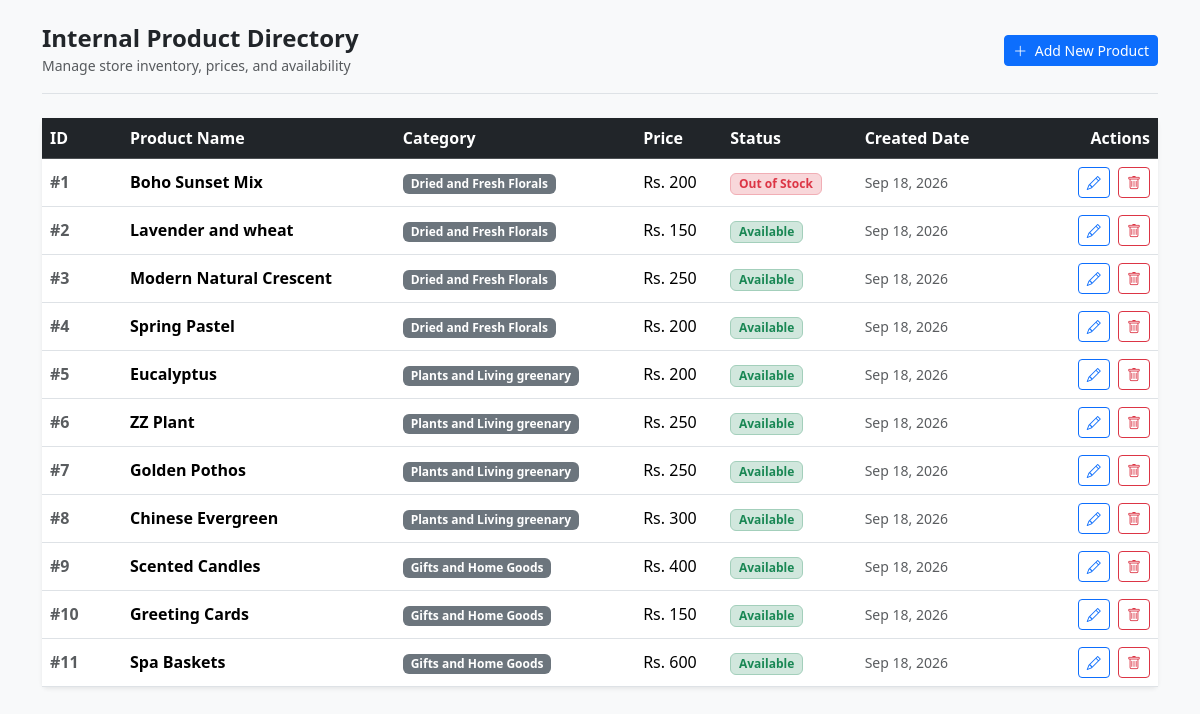
The app's page /florashop/products_details/list/ (signed in), older data.
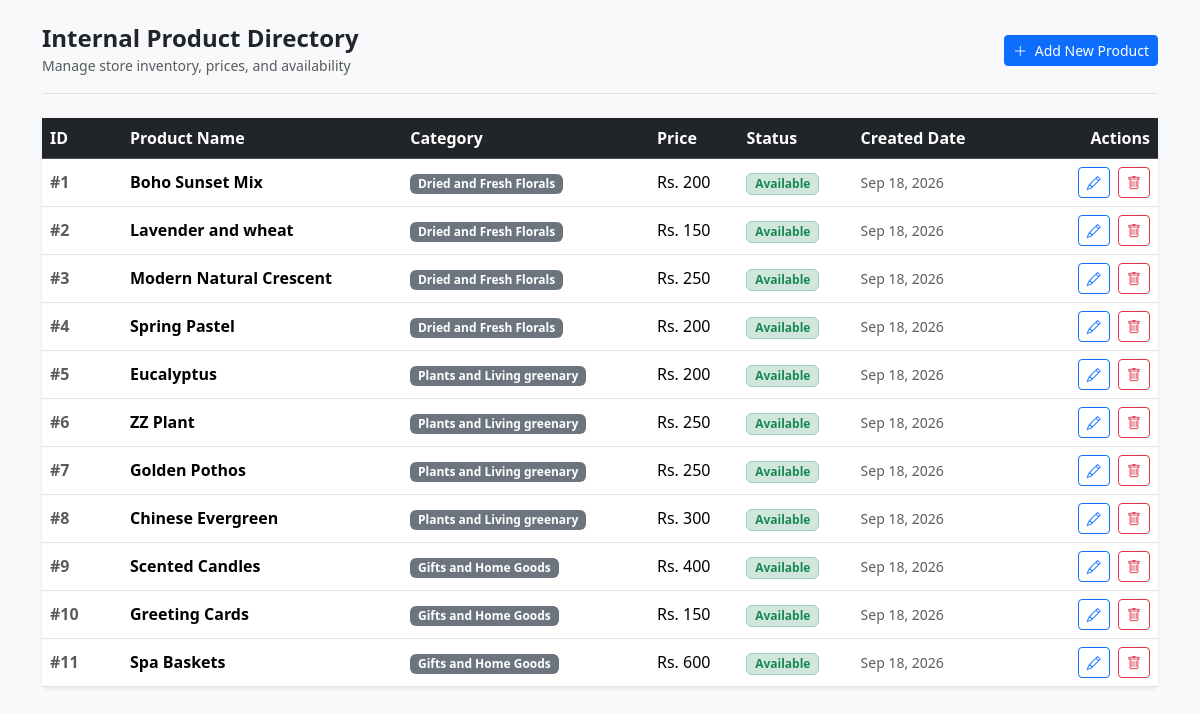
The same page, newer data.
### apps/products/models.py (models this page shows, shortened)
class Product(models.Model):
    Category = models.ForeignKey(
        Category, on_delete=models.CASCADE, related_name="products"
    )
    name = models.CharField(max_length=100)
    price = models.DecimalField(
        max_digits=10, decimal_places=2, help_text="Prices in NPR"
    )
    description = models.CharField(max_length=500, null = True, blank= True)
    image =models.ImageField(upload_to="products/", null = True, blank= True)
    is_available = models.BooleanField(default=True)
    created_at = models.DateTimeField(auto_now_add=True)

class Category(models.Model):
    name = models.CharField(max_length=100, unique=True)
    class Meta:
        db_table = "Product_Categories"

### apps/products/views.py (the view)
# urls.py: path("list/", ProductListView.as_view(), name = "product_list"),
class ProductListView(SStaffRequiredMixin,View):
    def get(self, request):
        categories = Category.objects.all()
        products = Product.objects.all()
        context = {
            "products":products
        }
        return render(request, "products/list.html", context)

### apps/products/views.py (called while the page is built)
      def test_func(self):
            return (self.request.user.is_authenticated and self.request.user.is_staff
            )

### apps/products/templates/products/list.html (shortened to what this page needs)
{% load static %}
<!DOCTYPE html>
<html lang="en">
<head>
    <link rel="stylesheet" href="https://cdn.jsdelivr.net/npm/bootstrap@5.3.8/dist/css/bootstrap.min.css">
    <link rel="stylesheet" href="https://cdn.jsdelivr.net/npm/bootstrap-icons@1.11.3/font/bootstrap-icons.min.css">
</head>
<body class="bg-light py-4">
    <div class="container">
        <div class="d-flex justify-content-between align-items-center mb-4 pb-3 border-bottom">
            <div>
                <h2 class="h4 mb-0 fw-bold">Internal Product Directory</h2>
                <small class="text-muted">Manage store inventory, prices, and availability</small>
            </div>
            <a href="{% url 'product_create' %}" class="btn btn-primary btn-sm">
                <i class="bi bi-plus-lg me-1"></i> Add New Product
            </a>
        </div>
        <div class="card shadow-sm border-0">
            <div class="card-body p-0">
                <div class="table-responsive">
                    <table class="table table-hover align-middle mb-0">
                        <thead class="table-dark">
                            <tr>
                                <th scope="col" style="width: 80px;">ID</th>
                                <th scope="col">Product Name</th>
                                <th scope="col">Category</th>
                                <th scope="col">Price</th>
                                <th scope="col">Status</th>
                                <th scope="col">Created Date</th>
                                <th scope="col" class="text-end" style="width: 150px;">Actions</th>
                            </tr>
                        </thead>
                        <tbody>
                            {% for product in products %}
                            <tr>
                                <td class="fw-bold text-muted">#{{ product.id }}</td>
                                <td class="fw-semibold">{{ product.name }}</td>
                                <td>
                                    <span class="badge bg-secondary">
                                        {{ product.Category.name|default:"Uncategorized" }}
                                    </span>
                                </td>
                                <td>Rs. {{ product.price|floatformat:0 }}</td>
                                <td>
                                    {% if product.is_available %}
                                    <span
                                        class="badge bg-success-subtle text-success border border-success-subtle">Available</span>
                                    {% else %}
                                    <span class="badge bg-danger-subtle text-danger border border-danger-subtle">Out of
                                        Stock</span>
                                    {% endif %}
                                </td>
                                <td class="small text-muted">{{ product.created_at|date:"M d, Y" }}</td>
                                <td class="text-end">
                                    <a href="{% url 'product_update' product.pk %}"
                                        class="btn btn-outline-primary btn-sm me-1" title="Edit">
                                        <i class="bi bi-pencil"></i>
                                    </a>
                                    <a href="{% url 'product_delete' product.pk %}"
                                        class="btn btn-outline-danger btn-sm" title="Delete">
                                        <i class="bi bi-trash"></i>
                                    </a>
                                </td>
                            </tr>
                            {% endfor %}
                        </tbody>
                    </table>
                </div>
            </div>
        </div>
    </div>
</body>
</html>

Row changes from the older to the newer data that the page shows:
changed Product "Boho Sunset Mix": is_available "Out of Stock" → "Available"
